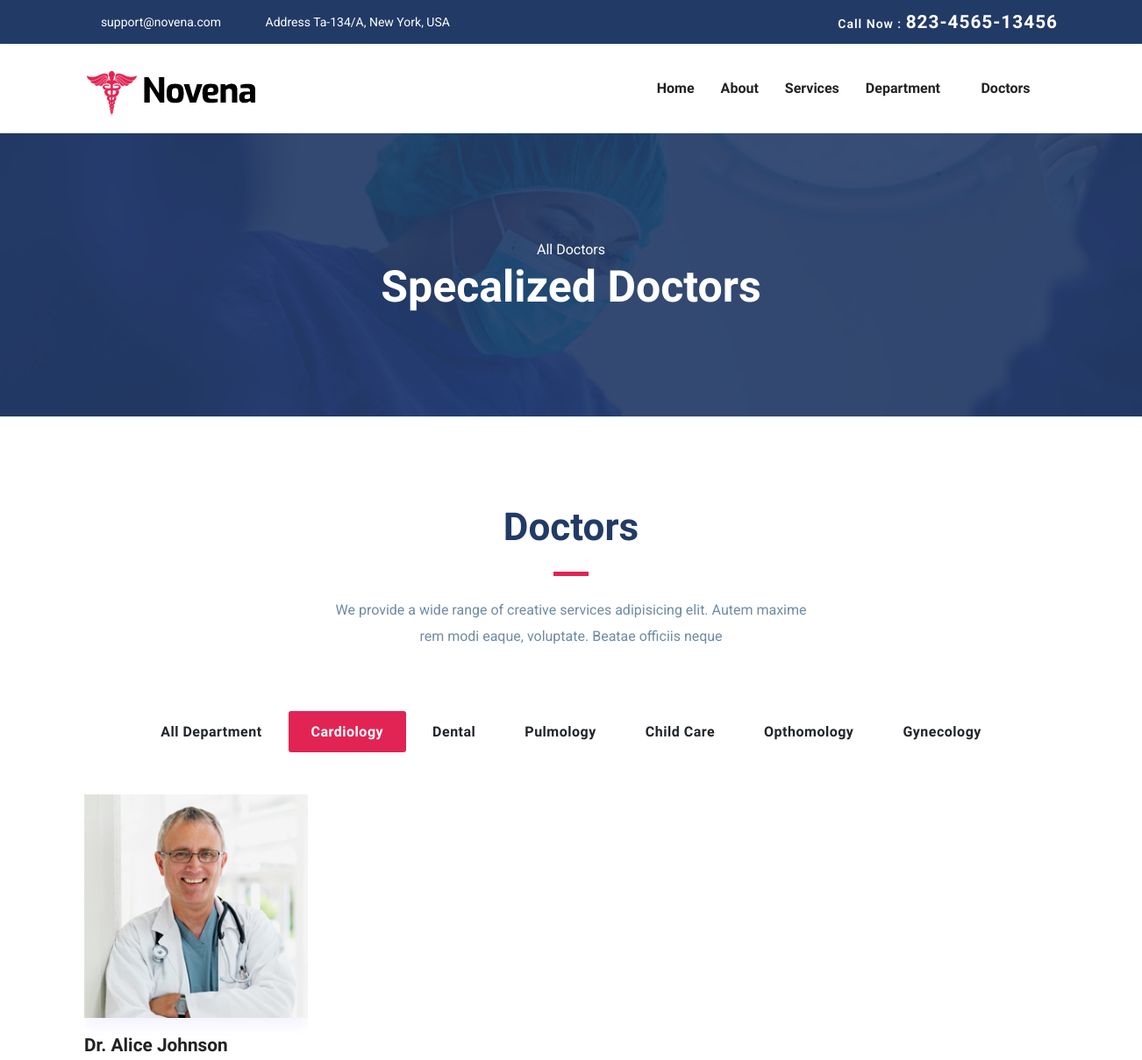
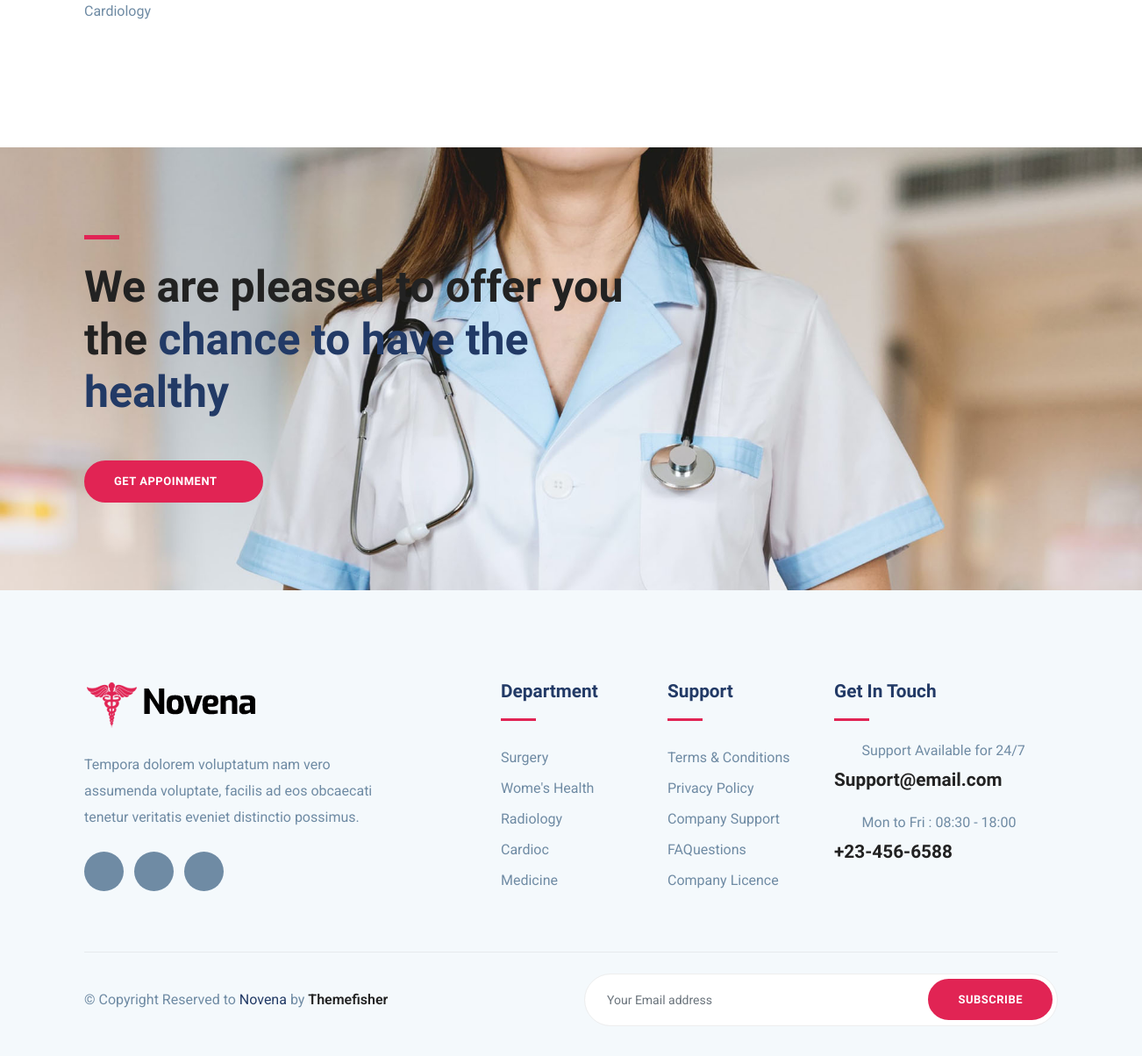
Page /cardiology/ on the committed database (2 pictures, top to bottom).
### hospital/models.py (models this page shows, shortened)
class Doctor(models.Model):
    name = models.CharField(max_length=200)
    description = HTMLField()
    phone = models.CharField(max_length=20)
    image = models.ImageField(upload_to='doctor')
    specialist = models.CharField(max_length=200)
    department = models.ForeignKey(Department,on_delete=models.CASCADE,blank=True,null=True)
    slug = AutoSlugField(populate_from='name',null=True)

### hospital/views.py (the view)
# urls.py: path('cardiology/', cardiology_doctor_page, name='cardiology_doctors'),
def cardiology_doctor_page(request):
    department = get_object_or_404(Department, name='Cardiology')
    doctors = Doctor.objects.filter(department=department)
    context = {'doctors': doctors}
    return render(request, 'cardiology.html', context)

### hospital/templates/cardiology.html (shortened to what this page needs)
{% extends "base.html" %}
{% load static %}
{% block content %}
<section class="page-title bg-1">
  <div class="container">
    <div class="row">
      <div class="col-md-12">
        <div class="block text-center">
          <span class="text-white">All Doctors</span>
          <h1 class="text-capitalize mb-5 text-lg">Specalized doctors</h1>
        </div>
      </div>
    </div>
  </div>
</section>
<section class="section doctors">
  <div class="container">
  	  <div class="row justify-content-center">
             <div class="col-lg-6 text-center">
                <div class="section-title">
                    <h2>Doctors</h2>
                    <div class="divider mx-auto my-4"></div>
                    <p>We provide a wide range of creative services adipisicing elit. Autem maxime rem modi eaque, voluptate. Beatae officiis neque </p>
                </div>
            </div>
        </div>
      <div class="col-12 text-center mb-5">
        <div class="btn-group btn-group-toggle" >
            <a href="{% url 'doctors' %}" class="btn ">
                <input type="radio" name="shuffle-filter"  />All Department
            </a>
            <a href="{% url 'cardiology_doctors' %}" class="btn active">
                <input type="radio" name="shuffle-filter" checked="checked" />Cardiology
            </a>
            <a href="{% url 'dental_doctors' %}" class="btn">
                <input type="radio" name="shuffle-filter"  />Dental
            </a>
            <a href="{% url 'pulmology_doctors' %}" class="btn">
                <input type="radio" name="shuffle-filter"  />Pulmology
            </a>
            <a href="{% url 'child_care_doctors' %}" class="btn">
                <input type="radio" name="shuffle-filter"  />Child Care
            </a>
            <a href="{% url 'opthomology_doctors' %}" class="btn">
                <input type="radio" name="shuffle-filter"  />Opthomology
            </a>
            <a href="{% url 'gynecology_doctors' %}" class="btn">
                <input type="radio" name="shuffle-filter"  />Gynecology
            </a>
          </div>
      </div>
    <div class="row shuffle-wrapper portfolio-gallery">
				{% for doctor in doctors %}
					<div class="col-lg-3 col-sm-6 col-md-6 mb-4 shuffle-item">
	      	<div class="position-relative doctor-inner-box">
		        <div class="doctor-profile">
	               <div class="doctor-img">
								 <a href="{% url 'doctor' doctor.slug %}">
	               		<img src="{{ doctor.image.url }}" alt="doctor-image" class="img-fluid w-100">
								 </a>
	               </div>
	            </div>
                <div class="content mt-3">
                	<h4 class="mb-0"><a href="{% url 'doctor' doctor.slug %}"> {{doctor.name}} </a></h4>
                	<p>{{doctor.specialist}} </p>
                </div>
	      	</div>
      	</div>
				{% endfor %}
    </div>
  </div>
</section>
<section class="section cta-page">
	<div class="container">
		<div class="row">
			<div class="col-lg-7">
				<div class="cta-content">
					<div class="divider mb-4"></div>
					<h2 class="mb-5 text-lg">We are pleased to offer you the <span class="title-color">chance to have the healthy</span></h2>
					<a href="{% url 'appointment' %}" class="btn btn-main-2 btn-round-full">Get appoinment<i class="icofont-simple-right  ml-2"></i></a>
				</div>
			</div>
		</div>
	</div>
</section>
{% endblock content %}

### static/css/style.css (style rules this page uses)
html { overflow-x: hidden; }
body { line-height: 1.6; font-family: "Roboto", sans-serif; -webkit-font-smoothing: antialiased; font-size: 16px; color: #6F8BA4; font-weight: 400; }
h1, .h1, h2, .h2, h3, .h3, h4, .h4, h5, .h5, h6, .h6 { font-family: "Exo", sans-serif; font-weight: 700; color: #222; }
h1, .h1 { font-size: 2.5rem; }
h2, .h2 { font-size: 44px; }
h4, .h4 { font-size: 1.3rem; line-height: 30px; }
p { line-height: 30px; }
.btn { display: inline-block; font-size: 14px; font-size: 0.8125rem; font-weight: 700; letter-spacing: .5px; padding: .75rem 2rem; font-family: "Exo", sans-serif; text-transform: uppercase; border-radius: 5px; border: 2px solid transparent; transition: all .35s ease; }
.btn-main-2 { background: #e12454; color: #fff; border-color: #e12454; }
.btn-round-full { border-radius: 50px; }
.section { padding: 100px 0; }
.text-lg { font-size: 3.75rem; }
a { color: #222; text-decoration: none; transition: all .35s ease; }
.page-title { padding: 120px 0px 70px 0px; position: relative; }
.page-title .block h1 { color: #fff; }
.title-color { color: #223a66; }
.section-title { margin-bottom: 70px; }
.section-title h2 { color: #223a66; }
.text-lg { font-size: 50px; }
.bg-1 { background: url("../images/bg/22.jpg") no-repeat 50% 50%; background-size: cover; position: relative; }
.divider { width: 40px; height: 5px; background: #e12454; }
.doctors .btn-group .btn { border-radius: 0px; margin: 0px 2px; text-transform: capitalize; font-size: 16px; padding: .6rem 1.5rem; cursor: pointer; }
.doctors .btn-group .btn.active { box-shadow: none !important; border-color: transparent; background: #e12454; color: #fff; }
.doctors .btn-group > .btn-group:not(:last-child) > .btn, .doctors .btn-group > .btn:not(:last-child):not(.dropdown-toggle), .doctors .btn-group > .btn:not(:first-child) { border-radius: 3px; }
.doctor-inner-box { overflow: hidden; }
.doctor-inner-box .doctor-profile { overflow: hidden; position: relative; box-shadow: 0px 8px 16px 0px rgba(200, 183, 255, 0.2); }
.doctor-inner-box .doctor-profile .doctor-img { transition: all .35s ease; }
.cta-page { background: url("../images/bg/banner.jpg") no-repeat; background-size: cover; position: relative; }

### rows in the picture
Doctor: image (picture), name "Dr. Alice Johnson", specialist "Cardiology"
